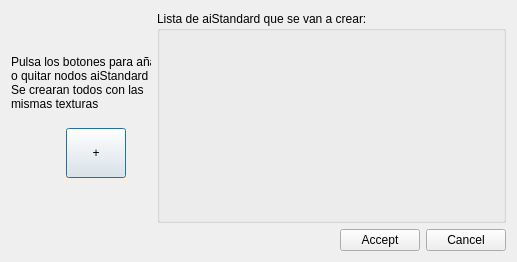
<?xml version="1.0" encoding="UTF-8"?>
<ui version="4.0">
 <class>Dialog</class>
 <widget class="QDialog" name="Dialog">
  <property name="geometry">
   <rect>
    <x>0</x>
    <y>0</y>
    <width>517</width>
    <height>262</height>
   </rect>
  </property>
  <property name="windowTitle">
   <string>Dialog</string>
  </property>
  <layout class="QVBoxLayout" name="verticalLayout">
   <item>
    <layout class="QHBoxLayout" name="horizontalLayout_4">
     <item>
      <layout class="QVBoxLayout" name="verticalLayout_2">
       <property name="sizeConstraint">
        <enum>QLayout::SetMinimumSize</enum>
       </property>
       <item>
        <spacer name="verticalSpacer_3">
         <property name="orientation">
          <enum>Qt::Vertical</enum>
         </property>
         <property name="sizeHint" stdset="0">
          <size>
           <width>20</width>
           <height>40</height>
          </size>
         </property>
        </spacer>
       </item>
       <item>
        <widget class="QLabel" name="label">
         <property name="sizePolicy">
          <sizepolicy hsizetype="Fixed" vsizetype="Fixed">
           <horstretch>0</horstretch>
           <verstretch>0</verstretch>
          </sizepolicy>
         </property>
         <property name="minimumSize">
          <size>
           <width>140</width>
           <height>65</height>
          </size>
         </property>
         <property name="maximumSize">
          <size>
           <width>140</width>
           <height>65</height>
          </size>
         </property>
         <property name="text">
          <string>Pulsa los botones para añadir
o quitar nodos aiStandard
Se crearan todos con las
mismas texturas
</string>
         </property>
        </widget>
       </item>
       <item>
        <layout class="QHBoxLayout" name="horizontalLayout_2">
         <item>
          <spacer name="horizontalSpacer_4">
           <property name="orientation">
            <enum>Qt::Horizontal</enum>
           </property>
           <property name="sizeType">
            <enum>QSizePolicy::Fixed</enum>
           </property>
           <property name="sizeHint" stdset="0">
            <size>
             <width>50</width>
             <height>50</height>
            </size>
           </property>
          </spacer>
         </item>
         <item>
          <widget class="QPushButton" name="pb_add">
           <property name="minimumSize">
            <size>
             <width>60</width>
             <height>40</height>
            </size>
           </property>
           <property name="maximumSize">
            <size>
             <width>30</width>
             <height>60</height>
            </size>
           </property>
           <property name="toolTip">
            <string>Pulsa para añadir una nuevo nodo con las texturas que seleccionaste previamente</string>
           </property>
           <property name="text">
            <string>+</string>
           </property>
          </widget>
         </item>
         <item>
          <spacer name="horizontalSpacer_3">
           <property name="orientation">
            <enum>Qt::Horizontal</enum>
           </property>
           <property name="sizeType">
            <enum>QSizePolicy::Fixed</enum>
           </property>
           <property name="sizeHint" stdset="0">
            <size>
             <width>20</width>
             <height>20</height>
            </size>
           </property>
          </spacer>
         </item>
        </layout>
       </item>
       <item>
        <spacer name="verticalSpacer_2">
         <property name="orientation">
          <enum>Qt::Vertical</enum>
         </property>
         <property name="sizeHint" stdset="0">
          <size>
           <width>20</width>
           <height>40</height>
          </size>
         </property>
        </spacer>
       </item>
      </layout>
     </item>
     <item>
      <widget class="QGroupBox" name="gb_list">
       <property name="title">
        <string>Lista de aiStandard que se van a crear:</string>
       </property>
       <layout class="QVBoxLayout" name="vl_list">
        <item>
         <layout class="QHBoxLayout" name="hl_shader_name_1">
          <property name="spacing">
           <number>2</number>
          </property>
         </layout>
        </item>
       </layout>
      </widget>
     </item>
    </layout>
   </item>
   <item>
    <layout class="QHBoxLayout" name="horizontalLayout_3">
     <item>
      <spacer name="horizontalSpacer_2">
       <property name="orientation">
        <enum>Qt::Horizontal</enum>
       </property>
       <property name="sizeHint" stdset="0">
        <size>
         <width>40</width>
         <height>20</height>
        </size>
       </property>
      </spacer>
     </item>
     <item>
      <widget class="QPushButton" name="pb_accept">
       <property name="text">
        <string>Accept</string>
       </property>
      </widget>
     </item>
     <item>
      <widget class="QPushButton" name="pb_cancel">
       <property name="text">
        <string>Cancel</string>
       </property>
      </widget>
     </item>
    </layout>
   </item>
  </layout>
 </widget>
 <resources/>
 <connections/>
</ui>
